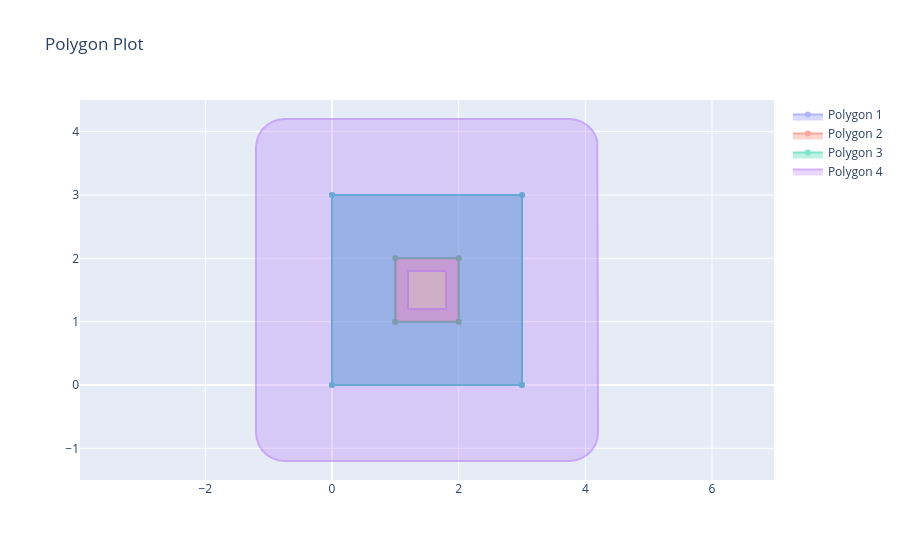

The notebook cell this image was saved under:
### Markdown cell above
## Scale

### Code cell
p1 = dshape.geometry.Rectangle(0, 0, 3, 3)
p2 = dshape.geometry.Rectangle(1, 1, 1, 1)
p3 = p1 - p2
p4 = p3.buffer(0.3)
p5 = p4.scale(1.5, origin=(1.5, 1.5))
plotting.plot_polygons([p1, p2, p3, p5])

### Figure 1 — Plotly figure (JSON) as saved in the notebook; plotly's stock layout.template omitted (floating-point values rounded to 4 significant figures)
{"data": [{"fill": "toself", "name": "Polygon 1", "opacity": 0.5, "type": "scatter", "x": [0, 3, 3, 0, 0, null], "y": [0, 0, 3, 3, 0, null]}, {"fill": "toself", "name": "Polygon 2", "opacity": 0.5, "type": "scatter", "x": [1, 2, 2, 1, 1, null], "y": [1, 1, 2, 2, 1, null]}, {"fill": "toself", "name": "Polygon 3", "opacity": 0.5, "type": "scatter", "x": [3, 3, 0, 0, 3, null, 2, 1, 1, 2, 2, null], "y": [0, 3, 3, 0, 0, null, 1, 1, 2, 2, 1, null]}, {"fill": "toself", "name": "Polygon 4", "opacity": 0.5, "type": "scatter", "x": [4.2, 4.2, 4.189, 4.155, 4.102, 4.031, 3.945, 3.85, 3.75, -0.75, -0.8501, -0.9452, -1.031, -1.102, -1.155, -1.189, -1.2, -1.2, -1.189, -1.155, -1.102, -1.031, -0.9452, -0.8501, -0.75, 3.75, 3.85, 3.945, 4.031, 4.102, 4.155, 4.189, 4.2, null, 1.8, 1.8, 1.2, 1.2, 1.8, null], "y": [-0.75, 3.75, 3.85, 3.945, 4.031, 4.102, 4.155, 4.189, 4.2, 4.2, 4.189, 4.155, 4.102, 4.031, 3.945, 3.85, 3.75, -0.75, -0.8501, -0.9452, -1.031, -1.102, -1.155, -1.189, -1.2, -1.2, -1.189, -1.155, -1.102, -1.031, -0.9452, -0.8501, -0.75, null, 1.8, 1.2, 1.2, 1.8, 1.8, null]}], "layout": {"showlegend": true, "title": {"text": "Polygon Plot"}, "yaxis": {"scaleanchor": "x", "scaleratio": 1}}}
